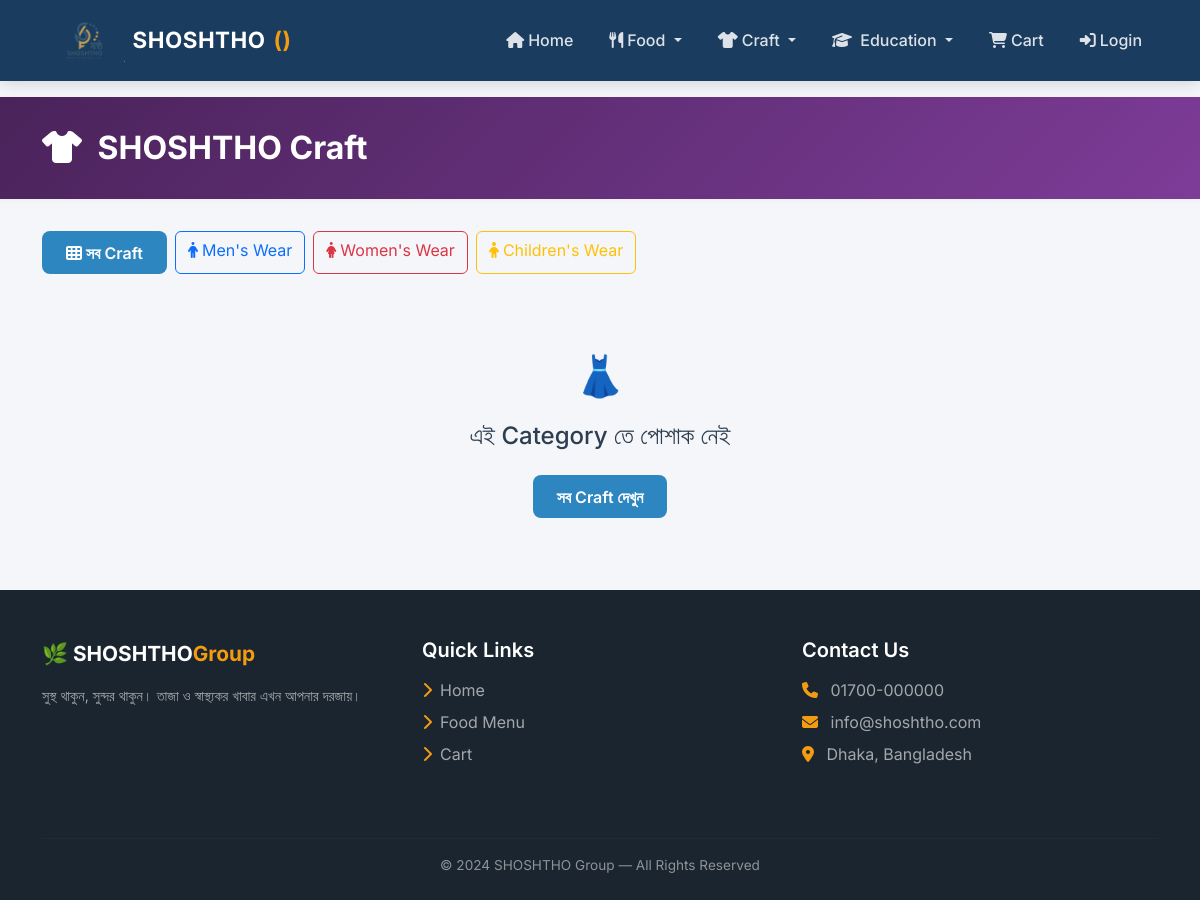
The app's page /craft, older data.
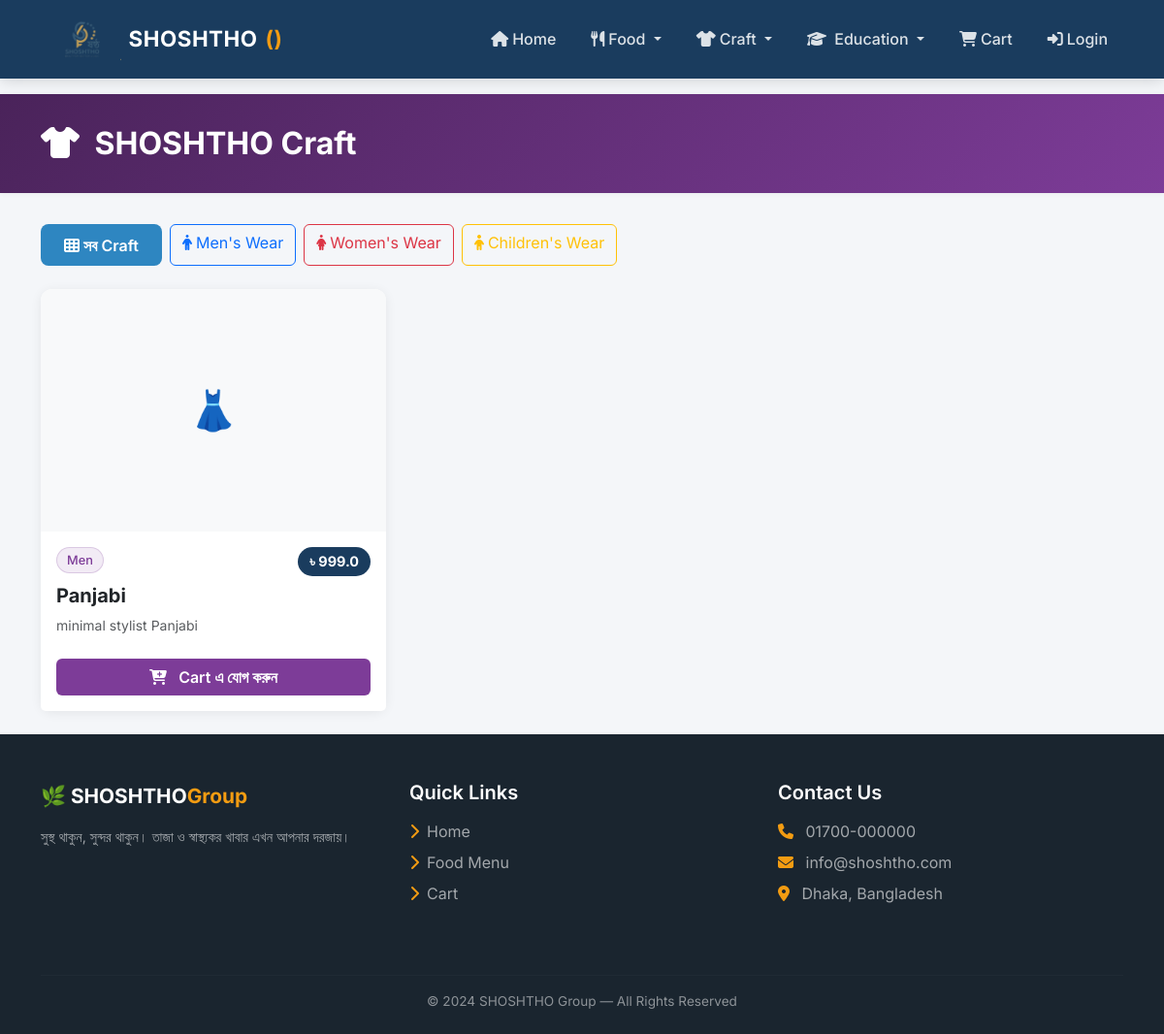
The same page, newer data.
### app/models.py (models this page shows)
class CraftItem(db.Model):
    id = db.Column(db.Integer, primary_key=True)
    name = db.Column(db.String(200), nullable=False)
    description = db.Column(db.Text)
    price = db.Column(db.Float, nullable=False)
    category = db.Column(db.String(100))
    image_url = db.Column(db.String(300))
    is_available = db.Column(db.Boolean, default=True)
    created_at = db.Column(db.DateTime, default=datetime.utcnow)

### app/routes/shop.py (the view)
@shop.route('/craft')
def craft():
    category = request.args.get('category')
    if category:
        items = CraftItem.query.filter_by(
            is_available=True,
            category=category
        ).all()
    else:
        items = CraftItem.query.filter_by(
            is_available=True
        ).all()
    return render_template('craft.html',
                           items=items,
                           current_cat=category)

### app/templates/craft.html
{% extends 'base.html' %}
{% block content %}
<div class="page-header"
     style="background:linear-gradient(135deg,#4a235a,#7d3c98);
            padding:2rem 0;">
    <div class="container">
        <h2 class="text-white fw-bold">
            <i class="fas fa-tshirt me-2"></i>
            SHOSHTHO Craft
        </h2>
    </div>
</div>
<div class="container my-4">
    <div class="mb-4 d-flex flex-wrap gap-2">
        <a href="/craft"
           class="btn {% if not current_cat %}btn-primary{% else %}btn-outline-primary{% endif %}">
            <i class="fas fa-th me-1"></i>সব Craft
        </a>
        <a href="/craft?category=Men"
           class="btn {% if current_cat=='Men' %}btn-primary{% else %}btn-outline-primary{% endif %}">
            <i class="fas fa-male me-1"></i>Men's Wear
        </a>
        <a href="/craft?category=Women"
           class="btn {% if current_cat=='Women' %}btn-danger{% else %}btn-outline-danger{% endif %}">
            <i class="fas fa-female me-1"></i>Women's Wear
        </a>
        <a href="/craft?category=Child"
           class="btn {% if current_cat=='Child' %}btn-warning{% else %}btn-outline-warning{% endif %}">
            <i class="fas fa-child me-1"></i>Children's Wear
        </a>
    </div>
    {% if items %}
    <div class="row g-4">
        {% for item in items %}
        <div class="col-md-4 col-sm-6">
            <div class="card food-card h-100">
                <div class="zoom-container"
                     style="height:250px; overflow:hidden;
                            border-radius:12px 12px 0 0;">
                    {% if item.image_url %}
                    <img src="{{ item.image_url }}"
                         class="zoom-img w-100 h-100"
                         style="object-fit:cover;"
                         alt="{{ item.name }}">
                    {% else %}
                    <div class="w-100 h-100 d-flex
                                align-items-center
                                justify-content-center
                                bg-light fs-1">
                        👗
                    </div>
                    {% endif %}
                </div>
                <div class="card-body">
                    <div class="d-flex justify-content-between
                                align-items-start mb-2">
                        <span class="category-badge"
                              style="background:rgba(125,60,152,0.1);
                                     color:#7d3c98;
                                     border-color:rgba(125,60,152,0.2);">
                            {{ item.category }}
                        </span>
                        <span class="price-tag">
                            ৳ {{ item.price }}
                        </span>
                    </div>
                    <h5 class="card-title fw-bold">
                        {{ item.name }}
                    </h5>
                    <p class="card-text text-muted small">
                        {{ item.description }}
                    </p>
                </div>
                <div class="card-footer bg-white border-0 pb-3">
                    <form action="/cart/add/craft/{{ item.id }}"
                          method="POST">
                        <button class="btn w-100"
                                style="background:#7d3c98;
                                       color:white;
                                       font-weight:600;">
                            <i class="fas fa-cart-plus me-2"></i>
                            Cart এ যোগ করুন
                        </button>
                    </form>
                </div>
            </div>
        </div>
        {% endfor %}
    </div>
    {% else %}
    <div class="text-center py-5">
        <div class="fs-1">👗</div>
        <h4 class="mt-3">এই Category তে পোশাক নেই</h4>
        <a href="/craft" class="btn btn-primary mt-3">
            সব Craft দেখুন
        </a>
    </div>
    {% endif %}
</div>
{% endblock %}

### app/templates/base.html (shortened to what this page needs)
<!DOCTYPE html>
<html lang="bn">
<head>
    <link href="https://cdn.jsdelivr.net/npm/bootstrap@5.3.0/dist/css/bootstrap.min.css" rel="stylesheet">
    <link href="https://cdnjs.cloudflare.com/ajax/libs/font-awesome/6.4.0/css/all.min.css" rel="stylesheet">
</head>
<body>
<nav class="navbar navbar-expand-lg">
    <div class="container">
        <a class="navbar-brand d-flex align-items-center gap-2" href="/">
    <img src="/static/images/logo.png"
         height="45"
         onerror="this.style.display='none'"
         alt="SHOSHTHO Logo">
    SHOSHTHO<span>()</span>
</a>
        <div class="collapse navbar-collapse" id="navMenu">
            <ul class="navbar-nav ms-auto align-items-center gap-1">
    <li class="nav-item">
        <a class="nav-link" href="/">
            <i class="fas fa-home me-1"></i>Home
        </a>
    </li>
    <li class="nav-item dropdown">
        <a class="nav-link dropdown-toggle" href="#"
           data-bs-toggle="dropdown">
            <i class="fas fa-utensils me-1"></i>Food
        </a>
    </li>
    <li class="nav-item dropdown">
        <a class="nav-link dropdown-toggle" href="#"
           data-bs-toggle="dropdown">
            <i class="fas fa-tshirt me-1"></i>Craft
        </a>
    </li>
    <li class="nav-item dropdown">
        <a class="nav-link dropdown-toggle" href="#"
           data-bs-toggle="dropdown">
            <i class="fas fa-graduation-cap me-1"></i>
            Education
        </a>
    </li>
    <li class="nav-item">
        <a class="nav-link" href="/cart">
            <i class="fas fa-shopping-cart me-1"></i>Cart
            {% set cart = session.get('cart', {}) %}
        </a>
    </li>
    {% if current_user.is_authenticated %}
        {% if current_user.is_admin %}
        <li class="nav-item">
            <a class="nav-link" href="/admin">
                <i class="fas fa-cog me-1"></i>Admin
            </a>
        </li>
        {% endif %}
        <li class="nav-item">
            <a class="nav-link" href="/logout">
                <i class="fas fa-sign-out-alt me-1"></i>
                {{ current_user.name }}
            </a>
        </li>
    {% else %}
        <li class="nav-item">
            <a class="nav-link" href="/login">
                <i class="fas fa-sign-in-alt me-1"></i>Login
            </a>
        </li>
    {% endif %}
</ul>
        </div>
    </div>
</nav>
<main>
    {% block content %}{% endblock %}
</main>
<footer>
    <div class="container">
        <div class="row">
            <div class="col-md-4 mb-4">
                <div class="footer-brand mb-3">
                    🌿 SHOSHTHO<span>Group</span>
                </div>
                <p style="color:rgba(255,255,255,0.6); font-size:0.9rem;">
                    সুস্থ থাকুন, সুন্দর থাকুন।
                    তাজা ও স্বাস্থ্যকর খাবার
                    এখন আপনার দরজায়।
                </p>
            </div>
            <div class="col-md-4 mb-4">
                <h5 class="mb-3">Quick Links</h5>
                <ul class="list-unstyled">
                    <li class="mb-2">
                        <a href="/"><i class="fas fa-chevron-right me-2" style="color:var(--accent)"></i>Home</a>
                    </li>
                    <li class="mb-2">
                        <a href="/menu"><i class="fas fa-chevron-right me-2" style="color:var(--accent)"></i>Food Menu</a>
                    </li>
                    <li class="mb-2">
                        <a href="/cart"><i class="fas fa-chevron-right me-2" style="color:var(--accent)"></i>Cart</a>
                    </li>
                </ul>
            </div>
            <div class="col-md-4 mb-4">
                <h5 class="mb-3">Contact Us</h5>
                <ul class="list-unstyled" style="color:rgba(255,255,255,0.6);">
                    <li class="mb-2">
                        <i class="fas fa-phone me-2" style="color:var(--accent)"></i>
                        01700-000000
                    </li>
                    <li class="mb-2">
                        <i class="fas fa-envelope me-2" style="color:var(--accent)"></i>
                        info@shoshtho.com
                    </li>
                    <li class="mb-2">
                        <i class="fas fa-map-marker-alt me-2" style="color:var(--accent)"></i>
                        Dhaka, Bangladesh
                    </li>
                </ul>
            </div>
        </div>
        <hr class="footer-divider">
        <div class="text-center" style="color:rgba(255,255,255,0.5); font-size:0.85rem;">
            © 2024 SHOSHTHO Group — All Rights Reserved
        </div>
    </div>
</footer>
</body>
</html>

### app/templates/base.html (style rules this page uses)
:root { --primary: #1a3c5e; --secondary: #2e86c1; --accent: #f39c12; --light: #f8f9fa; --dark: #1a252f; --text: #2c3e50; }
* { margin: 0; padding: 0; box-sizing: border-box; }
body { font-family: 'Inter', 'Hind Siliguri', sans-serif; color: var(--text); background: #f4f6f9; }
.navbar { background: var(--primary) !important; box-shadow: 0 2px 15px rgba(0,0,0,0.15); padding: 0.8rem 0; }
.navbar-brand { color: white !important; font-weight: 700; font-size: 1.4rem; letter-spacing: 0.5px; }
.navbar-brand span { color: var(--accent); }
.nav-link { color: rgba(255,255,255,0.85) !important; font-weight: 500; padding: 0.5rem 1rem !important; border-radius: 6px; transition: all 0.2s; }
.btn-primary { background: var(--secondary); border: none; font-weight: 600; padding: 0.6rem 1.5rem; border-radius: 8px; transition: all 0.2s; }
.card { border: none; border-radius: 12px; box-shadow: 0 2px 12px rgba(0,0,0,0.07); transition: all 0.3s; background: white; }
.food-card .price-tag { background: var(--primary); color: white; padding: 4px 12px; border-radius: 20px; font-weight: 700; font-size: 0.9rem; }
.food-card .category-badge { background: rgba(46,134,193,0.1); color: var(--secondary); border: 1px solid rgba(46,134,193,0.2); padding: 3px 10px; border-radius: 20px; font-size: 0.8rem; font-weight: 500; }
footer { background: var(--dark); color: rgba(255,255,255,0.8); padding: 3rem 0 1.5rem; }
footer h5 { color: white; font-weight: 600; }
footer a { color: rgba(255,255,255,0.6); text-decoration: none; transition: color 0.2s; }
.footer-brand { color: white; font-size: 1.3rem; font-weight: 700; }
.footer-brand span { color: var(--accent); }
.footer-divider { border-color: rgba(255,255,255,0.1); margin: 2rem 0 1rem; }
.page-header { background: white; padding: 1.5rem 0; margin-bottom: 2rem; box-shadow: 0 1px 5px rgba(0,0,0,0.05); }
.page-header h2 { color: var(--primary); font-weight: 700; margin: 0; }
.zoom-container { cursor: zoom-in; }

Row changes from the older to the newer data that the page shows:
added CraftItem: category "Men", price "999.0", name "Panjabi", description "minimal stylist Panjabi"
Text that changed along with them:
text no longer shown: "👗 এই Category তে পোশাক নেই সব Craft দেখুন"
